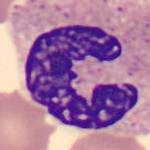
#> input picture arrage/1/1 (1).jpg, 150 x 150 px, given in place of 1 (71).jpg, which was not available
$ python SVM.py
#> lines starting #> are read from the running program, lines starting #| are printed output that depends on the picture; pictures that were not available may be replaced by others from this repository, and a replacement may not be noted
import cv2
import os
import numpy as np
test1 = []
test2 = []
test3 = []
train1 = []
responses1 = []

#讀圖
for i in range(71,101):
    image = cv2.imread(".\\arrage\\1\\1 (%d).jpg"%(i))
#> image is the input picture: shape (150, 150, 3); mean B, G, R 158.7, 122.8, 169.5
    image = cv2.cvtColor(image,cv2.COLOR_BGR2GRAY)
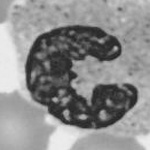
#> image: shape (150, 150); min 33, max 238, mean 140.9
    test1.append(image)
    image = cv2.imread(".\\arrage\\2\\2 (%d).jpg"%(i))
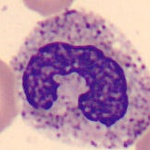
#> input picture arrage/1/1 (10).jpg, 150 x 150 px, given in place of 2 (71).jpg, which was not available
#> image is the input picture: shape (150, 150, 3); mean B, G, R 166.7, 138.2, 179.8
    image = cv2.cvtColor(image,cv2.COLOR_BGR2GRAY)
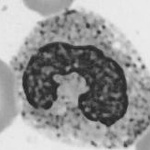
#> image: shape (150, 150); min 33, max 236, mean 153.9
#> (the run stopped early here; a loop or call above may not have finished)
